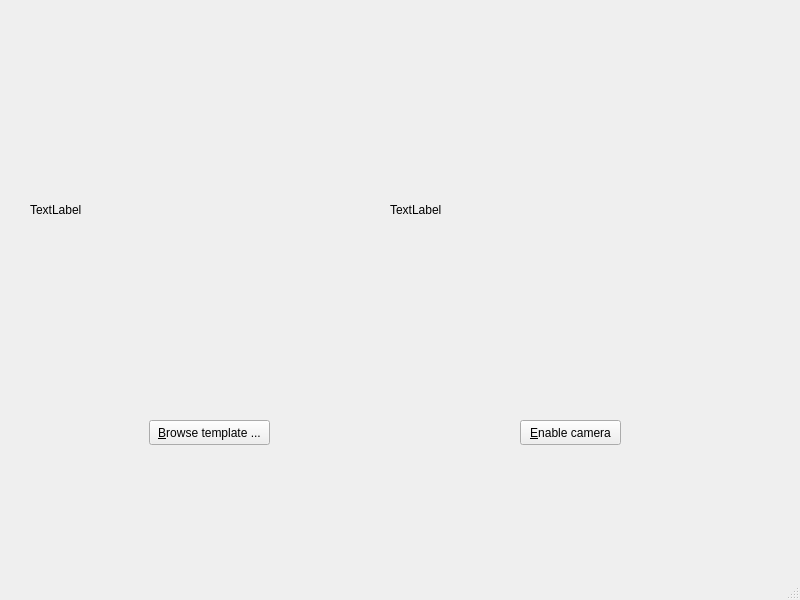
<?xml version="1.0" encoding="UTF-8"?>
<ui version="4.0">
 <class>MainWindow</class>
 <widget class="QMainWindow" name="MainWindow">
  <property name="geometry">
   <rect>
    <x>0</x>
    <y>0</y>
    <width>800</width>
    <height>600</height>
   </rect>
  </property>
  <property name="windowTitle">
   <string>SIFT Demo</string>
  </property>
  <widget class="QWidget" name="centralwidget">
   <widget class="QPushButton" name="browse_button">
    <property name="geometry">
     <rect>
      <x>149</x>
      <y>420</y>
      <width>121</width>
      <height>25</height>
     </rect>
    </property>
    <property name="text">
     <string>&amp;Browse template ...</string>
    </property>
   </widget>
   <widget class="QPushButton" name="toggle_cam_button">
    <property name="geometry">
     <rect>
      <x>520</x>
      <y>420</y>
      <width>101</width>
      <height>25</height>
     </rect>
    </property>
    <property name="text">
     <string>&amp;Enable camera</string>
    </property>
   </widget>
   <widget class="QLabel" name="template_label">
    <property name="geometry">
     <rect>
      <x>30</x>
      <y>90</y>
      <width>320</width>
      <height>240</height>
     </rect>
    </property>
    <property name="text">
     <string>TextLabel</string>
    </property>
   </widget>
   <widget class="QLabel" name="live_image_label">
    <property name="geometry">
     <rect>
      <x>390</x>
      <y>90</y>
      <width>320</width>
      <height>240</height>
     </rect>
    </property>
    <property name="text">
     <string>TextLabel</string>
    </property>
   </widget>
  </widget>
  <widget class="QMenuBar" name="menubar">
   <property name="geometry">
    <rect>
     <x>0</x>
     <y>0</y>
     <width>800</width>
     <height>22</height>
    </rect>
   </property>
  </widget>
  <widget class="QStatusBar" name="statusbar"/>
 </widget>
 <resources/>
 <connections/>
</ui>
